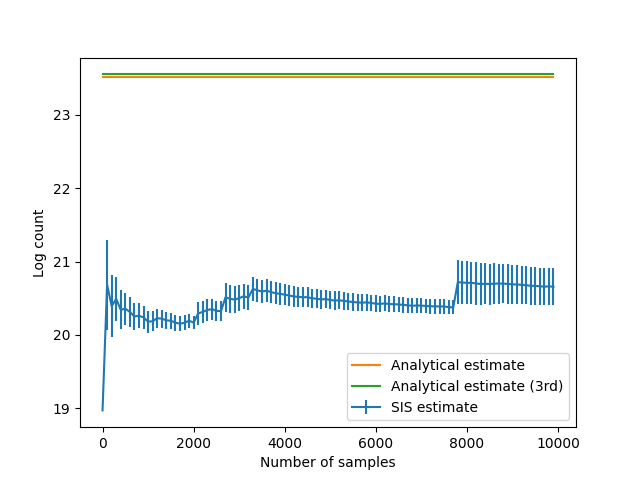

Write the Python code that produced this figure.
# Example of use of matrix-count to count matrices with given row sums:

import matrix_count
from matrix_count import _util
import numpy as np

import matplotlib.pyplot as plt

# test_margin = [20,11,3,4]
# test_margin = [20,11,3,4,3,3,3,3]
# test_margin = [20,11,3]
num_samples = 10000
test_margin = [10,9,8,7,6,5,4,3]

# true_count = 34
true_count = None

# Estimate the number of matrices with given margins
estimate = matrix_count.estimate_log_symmetric_matrices(test_margin, estimate_order=2)

estimate_3 = matrix_count.estimate_log_symmetric_matrices(test_margin, estimate_order=3)

logEs = []
log_count_err_ests = []

entropies = []
for t in range(num_samples):
    if t % 100 == 0:
        print(f"{t}/{num_samples}")
    sample, entropy = matrix_count.sample_symmetric_matrix(test_margin)
    entropies.append(entropy)
    # log(Delta log E) = log(Delta E/E) = 1/2log(E2 - E^2) - 1/2 log(n) - log(E)
    logE2 = _util._log_sum_exp(2*np.array(entropies)) - np.log(len(entropies))
    logE = _util._log_sum_exp(entropies) - np.log(len(entropies))
    log_std = 0.5 * (np.log(np.exp(0) - np.exp(2*logE - logE2)) + logE2)
    log_count_err_est = np.exp(log_std - 0.5 * np.log(len(entropies)) - logE)
    logEs.append(logE)
    log_count_err_ests.append(log_count_err_est)

entropies = np.array(entropies)

plot_frequency = 100 # Number of samples between which to plot the result

logEs = np.array(logEs)
log_count_err_ests = np.array(log_count_err_ests)
inds = np.arange(len(logEs), step=plot_frequency)
plt.errorbar(inds,logEs[inds], yerr=log_count_err_ests[inds], label="SIS estimate")
plt.plot(inds,estimate*np.ones(len(inds)), label="Analytical estimate")
plt.plot(inds,estimate_3*np.ones(len(inds)), label="Analytical estimate (3rd)")
if true_count is not None:
    plt.plot(inds,np.log(true_count)*np.ones(len(inds)), label="True count")
plt.xlabel("Number of samples")
plt.ylabel("Log count")
plt.legend()
plt.savefig("sample.png")